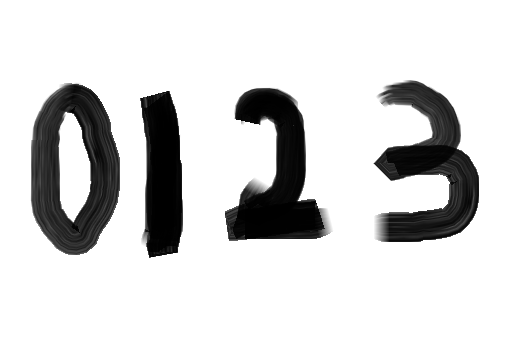
#> input picture python/dataimage/211223/digit.png, 528 x 352 px
$ python ex01.py
#> lines starting #> are read from the running program, lines starting #| are printed output that depends on the picture; after the words box and inside, x2 and y2 are one past the last pixel; in counts of white or black regions, pixels touching at a corner belong together
import cv2

# rgb -> gray -> threshold -> findcontours

img = cv2.imread('digit.png')
#> img is the input picture: shape (352, 528, 3); min 0, max 255, mean 215.3
gary_img = cv2.cvtColor(img, cv2.COLOR_BGR2GRAY)

# ret 0 ,1 반환 해서 성공하면 0 실패하면 1을 반환한다.
# 임계점 처리 하고 컨투어를 찾아야만 찾아짐...
ret, thresh = cv2.threshold(gary_img, 60, 255, 1)
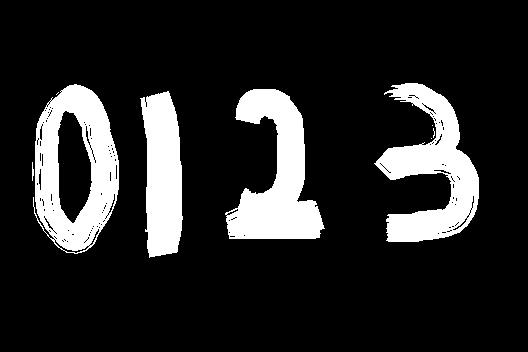
#> thresh: shape (352, 528); 15.6% white; 9 white regions (4 under 20 px)

# contours 비슷한거 나오는거 hie 계층도 hie는 안씀...
contours, hie = cv2.findContours(thresh,
                                 cv2.RETR_EXTERNAL,
                                 cv2.CHAIN_APPROX_SIMPLE)
#> contours = 9 contours, 5 with area under 20; largest, box (x1, y1, x2, y2) and area: (33, 84, 119, 254) 11026, (374, 83, 479, 242) 7532, (225, 89, 325, 239) 7441, (140, 91, 183, 258) 5238; hie = [[1, -1, -1, -1], [2, 0, -1, -1], [3, 1, -1, -1], [4, 2, -1, -1], [5, 3, -1, -1], [6, 4, -1, -1], [7, 5, -1, -1], [8, 6, -1, -1], [-1, 7, -1, -1]]
cv2.drawContours(img, contours, 1, (255, 0, 0), 4)
#> img: shape (352, 528, 3); 0.01% of pixels changed, all inside (x1, y1, x2, y2) = (429, 136, 434, 141)

digit_num = 0
for contour in contours:
    print(cv2.contourArea(contour))
    if cv2.contourArea(contour)>1000:
        x, y, w, h = cv2.boundingRect(contour)
        roi = img[y:y+h,x:x+w]
        cv2.imwrite('roi'+str(digit_num)+'.jpg',roi)
        digit_num += 1
#> this loop made 9 passes
#> (x, y, w, h) on passes 6 to 9: (140, 91, 43, 167), (225, 89, 100, 150), (33, 84, 86, 170), (374, 83, 105, 159)
#> contour on passes 2, 4, 5: [[431, 138]], [[432, 125]], [[58, 92], [56, 94]]
#| 7.0
#| 0.0
#| 1.0
#| 0.0
#| 0.0
#| 5237.5
#| 7441.0
#| 11025.5
#> (further printed lines are left out)
#> after the loop, digit_num = 4

# [7 lines of commented-out code are left out]

cv2.imshow('img', img)
# cv2.imshow('gary_img', gary_img)
# cv2.imshow('thresh', thresh)
# cv2.waitKey(0)
